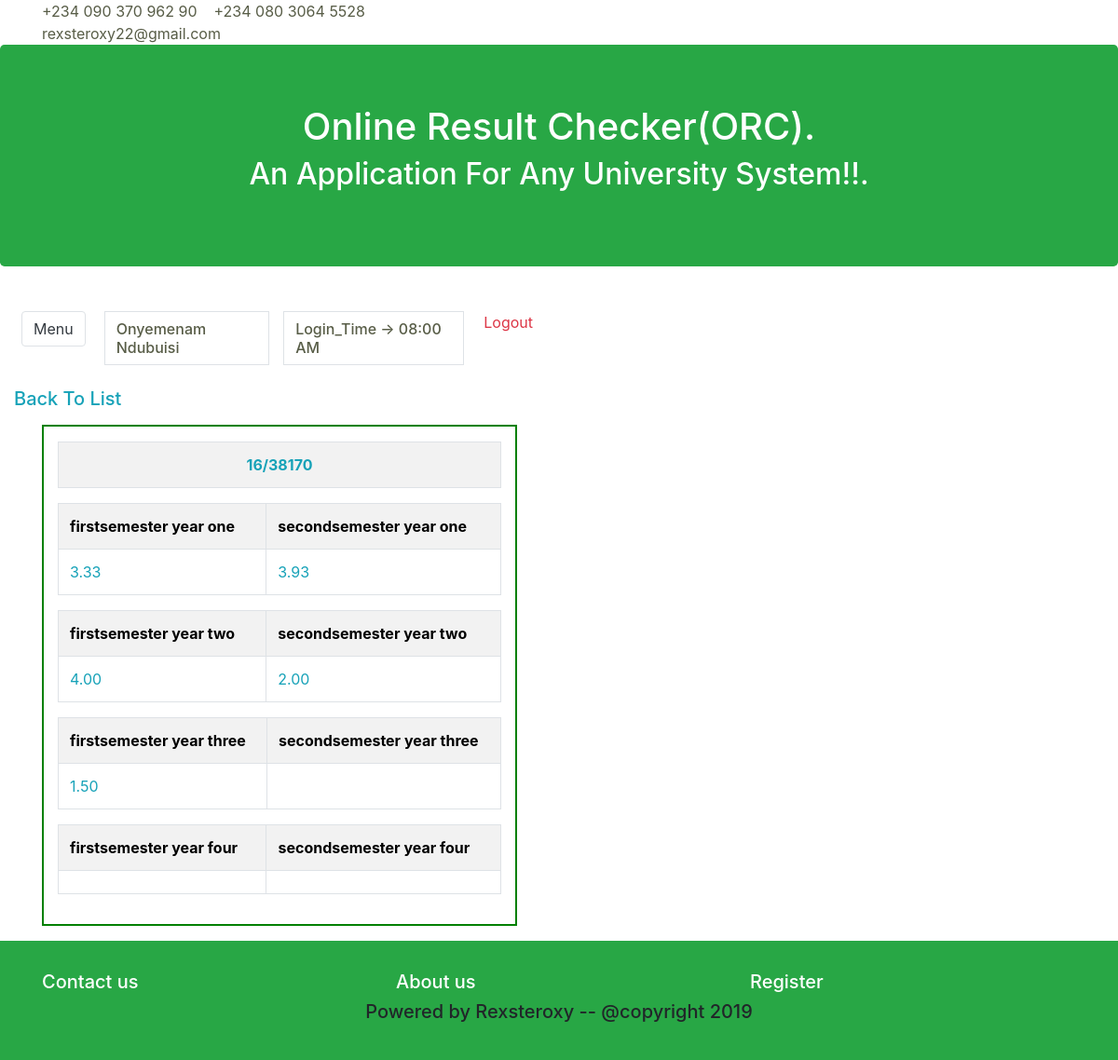
The page /admin/result/gp/view_result.php?id=5 (signed in) on the database its author committed.
### tables this page shows
CREATE TABLE `detail` (
  `id` int(225) NOT NULL,
  `matnumber` varchar(225) NOT NULL,
  `firstone` varchar(225) NOT NULL,
  `secondone` varchar(225) NOT NULL,
  `firsttwo` varchar(225) NOT NULL,
  `secondtwo` varchar(225) NOT NULL,
  `firstthree` varchar(225) NOT NULL,
  `secondthree` varchar(225) NOT NULL,
  `firstfour` varchar(225) NOT NULL,
  `secondfour` varchar(225) NOT NULL,
  `firstfive` varchar(225) NOT NULL,
  `secondfive` varchar(225) NOT NULL
);

### private/functions.php (called while the page is built, shortened)
<?php
function url_for($script_path) {
    if($script_path[0] != '/') {
      $script_path = "/" . $script_path;
        }
    return WWW_ROOT . $script_path;
    }
?>

### private/classes/databaseObject.class.php (called while the page is built, shortened)
<?php
class DatabaseObject{
    static protected $database;
    static protected $table_name = "";
static public function set_database($database){
    self::$database = $database;
}
static public function find_by_sql($sql){
    $result = self::$database->query($sql);
    $object_array = [];
    while($record = $result->fetch_assoc()){
        $object_array[] = static::instantiate($record);
    }
    return $object_array;
}
static public function find_by_id($id){
        $sql = "SELECT * FROM " . static::$table_name ." ";
        $sql .= "WHERE id='" . self::$database->escape_string($id) . "'";
        $obj_array = static::find_by_sql($sql);
        if(!empty($obj_array)){
        return array_shift($obj_array);
        }else{
            return false;
        }
        }
static protected function instantiate($record){
    $object = new static;
    foreach($record as $property => $value){
        if(property_exists($object , $property)){
            $object->$property = $value;
        }
    }
    return $object;
}
}
?>

### public/admin/result/gp/view_result.php (the view, shortened to what this page needs)
<?php
include(SHARED_PATH . "/admin_header.php");
$id = $_GET['id'] ?? 'welcome';
$gprs = GpObject::find_by_id($id);
?>
<div class="container-fluid">
    <div class="row ">
        <div class="col-md-6 col-lg-6 col-sm-6">
        <h5><a class="text-info" href="<?php echo url_for('/admin/result/gp/index.php')?>">Back To List</a></h5>
<div id="attributes">
	<table class="table table-striped table-bordered table-hover table-condensed">
        <tr class="text-center">
            <th class="text-info"><?php echo $gprs->matnumber;?></th>
        </tr>
    </table>
    <table class="table table-striped table-bordered table-hover table-condensed">
        <tr>
            <th>firstsemester year one</th>
            <th>secondsemester year one</th>
        </tr>
        <tr class="text-info"><td><?php echo $gprs->firstone;?></td>
        <td><?php echo $gprs->secondone;?></td></tr>
		</table>
        <table class="table table-striped table-bordered table-hover table-condensed">
        <tr>
            <th>firstsemester year two</th>
            <th>secondsemester year two</th>
        </tr>
        <tr class="text-info"><td><?php echo $gprs->firsttwo;?></td>
        <td><?php echo $gprs->secondtwo;?></td></tr>
		</table>
        <table class="table table-striped table-bordered table-hover table-condensed">
        <tr>
            <th>firstsemester year three</th>
            <th>secondsemester year three</th>
        </tr>
        <tr class="text-info"><td><?php echo $gprs->firstthree;?></td>
        <td><?php echo $gprs->secondthree;?></td></tr>
		</table>
        <table class="table table-striped table-bordered table-hover table-condensed">
        <tr>
            <th>firstsemester year four</th>
            <th>secondsemester year four</th>
        </tr>
        <tr class="text-info"><td><?php echo $gprs->firstfour;?></td>
         <td><?php echo $gprs->secondfour;?></td></tr>
		</table>
</div>
</div>
</div>
</div>
<?php include(SHARED_PATH . "/admin_footer.php");?>

### public/css/mine.css (style rules this page uses)
#attributes { color:black; background: white; border: 2px solid green; padding: 1em 15px; margin: 1em 30px; width: auto px; }

### rows shown on the page
detail: matnumber "16/38170", firstone "3.33", secondone "3.93", firsttwo "4.00", secondtwo "2.00", firstthree "1.50"

### other values the page prints
$session->admin_name "Onyemenam Ndubuisi"
date('h:i A' ,$time) "08:00 AM"
